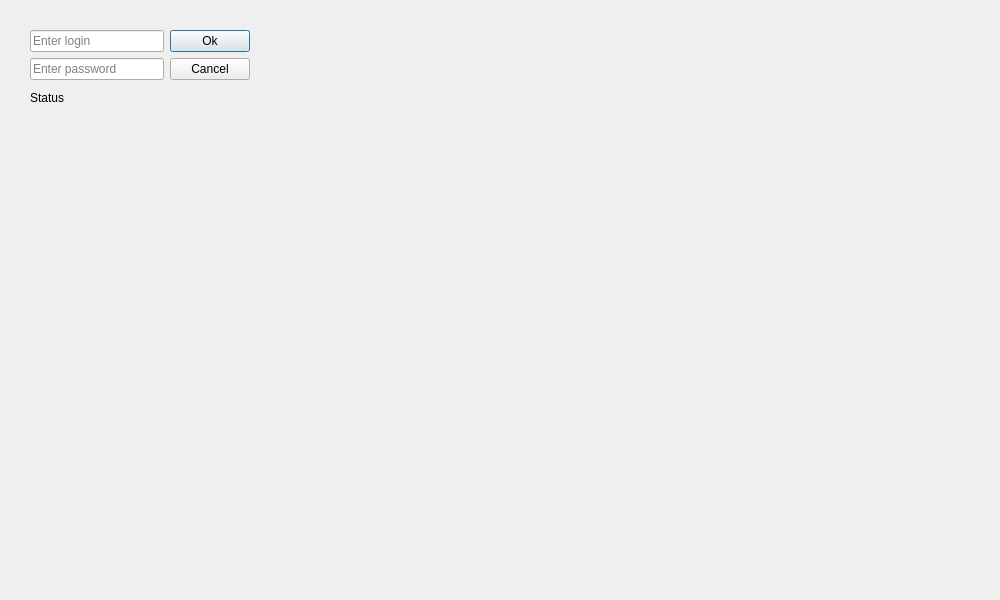
<?xml version="1.0" encoding="UTF-8"?>
<ui version="4.0">
 <class>adminlogin</class>
 <widget class="QDialog" name="adminlogin">
  <property name="geometry">
   <rect>
    <x>0</x>
    <y>0</y>
    <width>1000</width>
    <height>600</height>
   </rect>
  </property>
  <property name="windowTitle">
   <string>Admin authentification</string>
  </property>
  <widget class="QWidget" name="">
   <property name="geometry">
    <rect>
     <x>30</x>
     <y>30</y>
     <width>220</width>
     <height>79</height>
    </rect>
   </property>
   <layout class="QVBoxLayout" name="verticalLayout_2">
    <item>
     <layout class="QVBoxLayout" name="verticalLayout">
      <item>
       <layout class="QHBoxLayout" name="horizontalLayout">
        <item>
         <widget class="QLineEdit" name="txtl">
          <property name="maxLength">
           <number>25</number>
          </property>
          <property name="placeholderText">
           <string>Enter login</string>
          </property>
         </widget>
        </item>
        <item>
         <widget class="QPushButton" name="pushButton">
          <property name="text">
           <string>Ok</string>
          </property>
         </widget>
        </item>
       </layout>
      </item>
      <item>
       <layout class="QHBoxLayout" name="horizontalLayout_2">
        <item>
         <widget class="QLineEdit" name="txtp">
          <property name="maxLength">
           <number>25</number>
          </property>
          <property name="echoMode">
           <enum>QLineEdit::Password</enum>
          </property>
          <property name="placeholderText">
           <string>Enter password</string>
          </property>
         </widget>
        </item>
        <item>
         <widget class="QPushButton" name="pushButton_2">
          <property name="text">
           <string>Cancel</string>
          </property>
         </widget>
        </item>
       </layout>
      </item>
     </layout>
    </item>
    <item>
     <widget class="QLabel" name="lstatus">
      <property name="text">
       <string>Status</string>
      </property>
     </widget>
    </item>
   </layout>
  </widget>
 </widget>
 <resources/>
 <connections/>
</ui>
